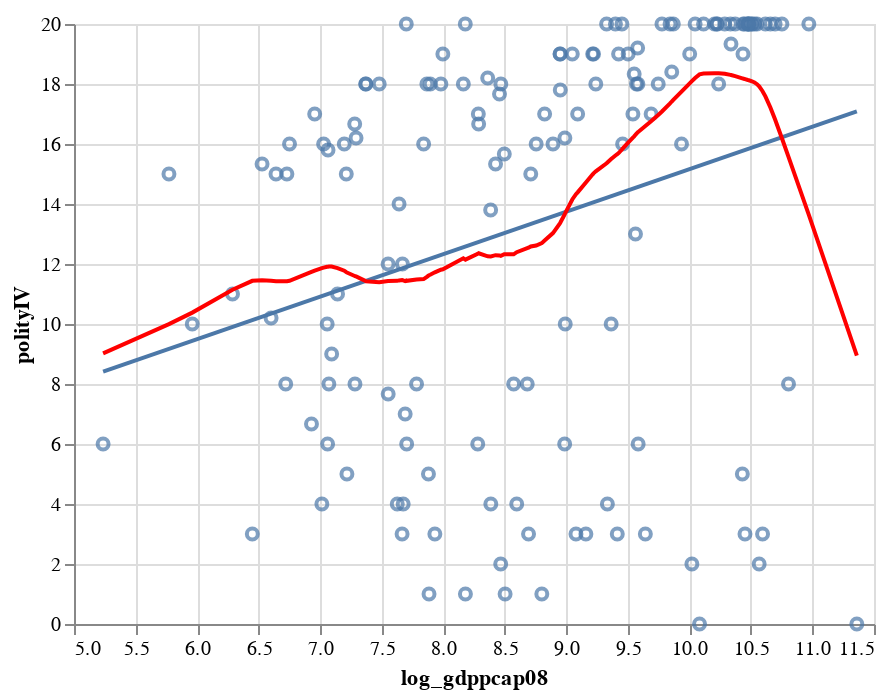

Notebook code cell kept with this figure:
### Markdown cell above
# Exercise 7

### Code cell
loess = base1.transform_loess(
    "log_gdppcap08", "polityIV").mark_line(color = "red")
base1 + fit + loess

### Figure 1 — Vega-Lite specification as saved in the notebook (floating-point values rounded to 4 significant figures; data arrays with more than 128 entries replaced by an {"elided": "..."} marker saying what was removed)
{"config": {"view": {"continuousWidth": 400, "continuousHeight": 300}}, "layer": [{"mark": "point", "encoding": {"x": {"field": "log_gdppcap08", "scale": {"zero": false}, "type": "quantitative"}, "y": {"field": "polityIV", "type": "quantitative"}}}, {"mark": "line", "encoding": {"x": {"field": "log_gdppcap08", "scale": {"zero": false}, "type": "quantitative"}, "y": {"field": "polityIV", "type": "quantitative"}}, "transform": [{"on": "log_gdppcap08", "regression": "polityIV"}]}, {"mark": {"type": "line", "color": "red"}, "encoding": {"x": {"field": "log_gdppcap08", "scale": {"zero": false}, "type": "quantitative"}, "y": {"field": "polityIV", "type": "quantitative"}}, "transform": [{"loess": "polityIV", "on": "log_gdppcap08"}]}], "data": {"name": "data-a57a5790f2e448c8a0654389a6b3a5a7"}, "$schema": "https://vega.github.io/schema/vega-lite/v4.17.0.json", "datasets": {"data-a57a5790f2e448c8a0654389a6b3a5a7": {"elided": "145 records"}}}
